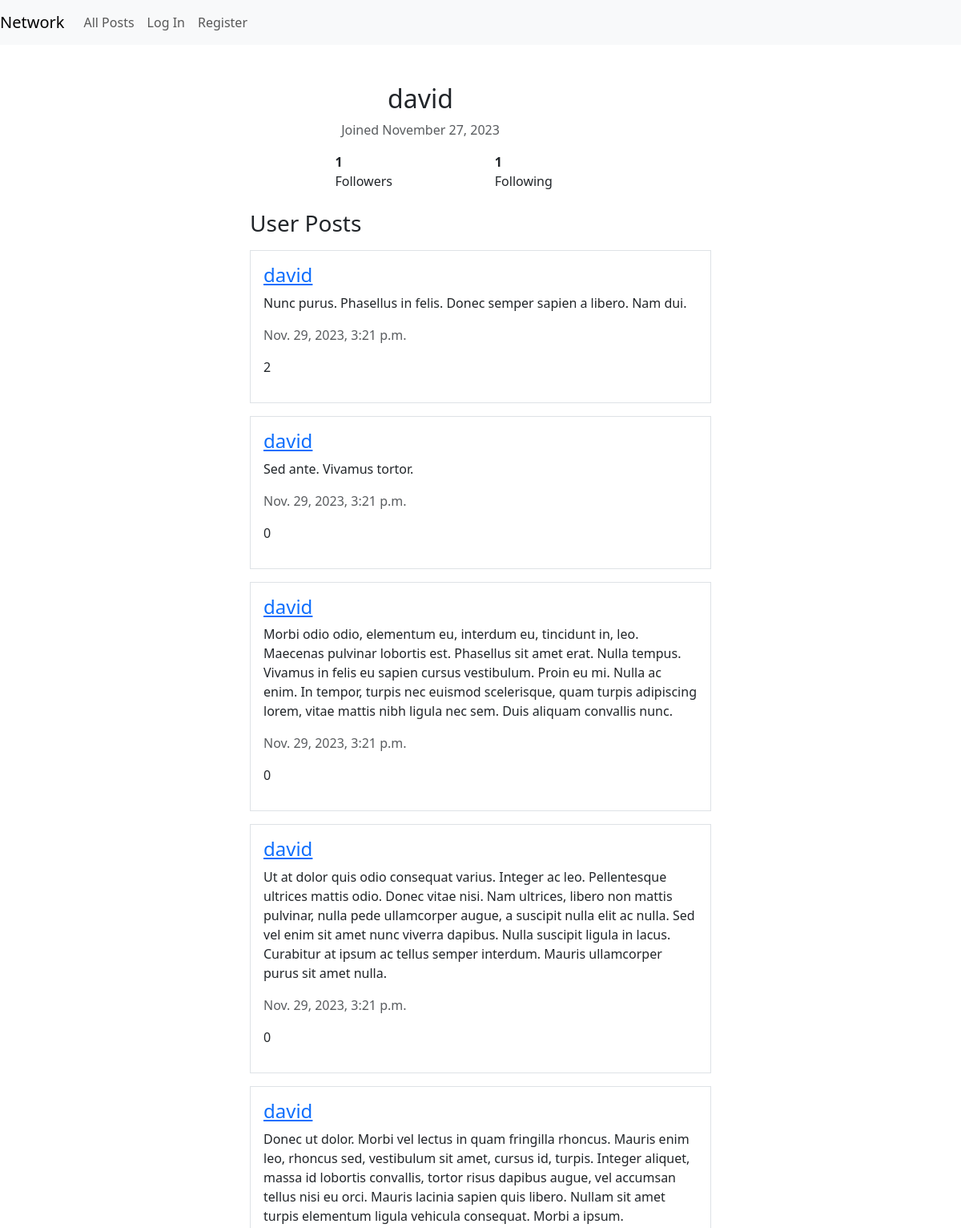
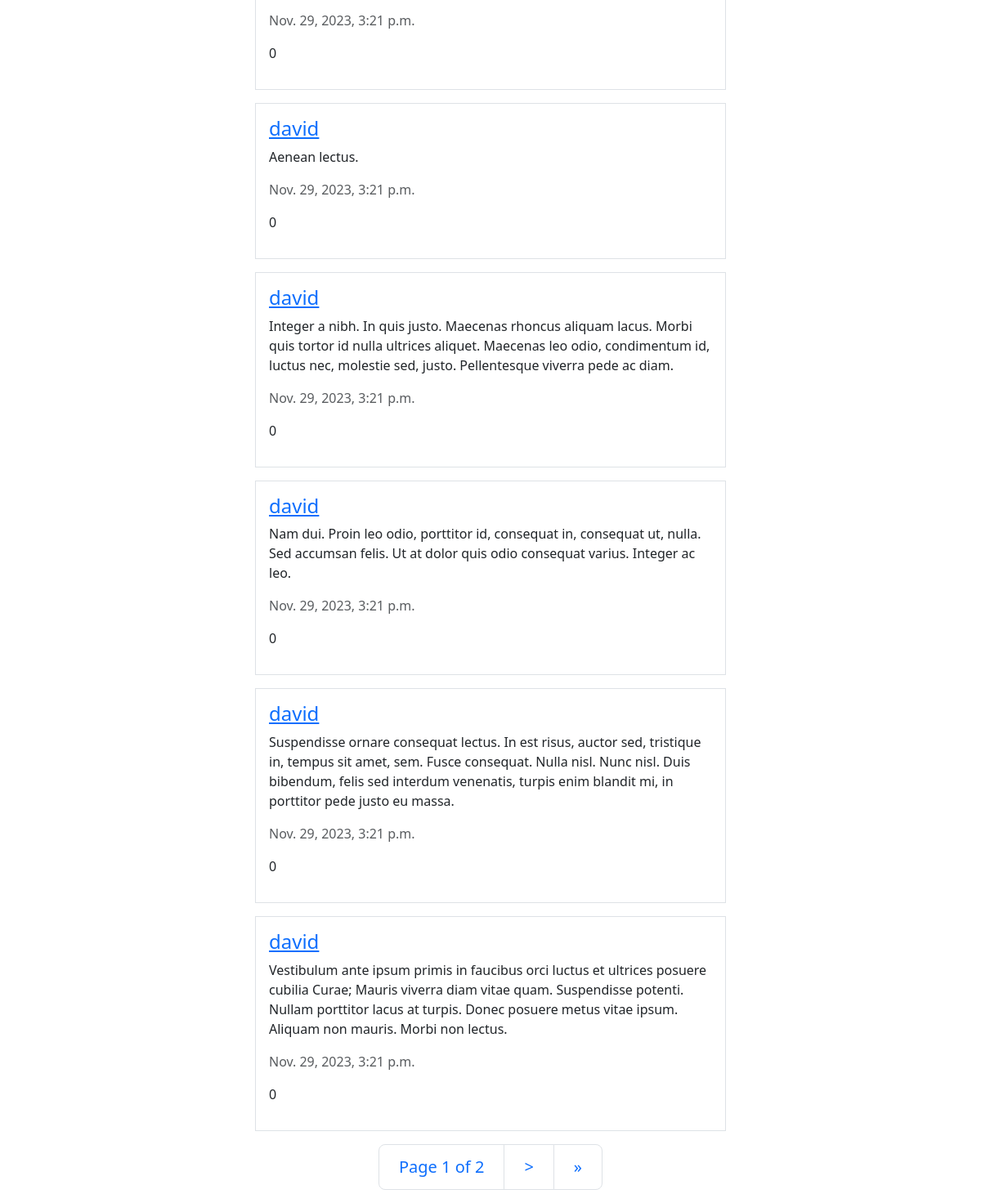
The page /users/david/ on the database its author committed (2 pictures, top to bottom).
### network/models.py (models this page shows, shortened)
class User(AbstractUser):
    def follow(self, user):
        Follow.objects.create(follower=self, following=user)

class Post(models.Model):
    poster = models.ForeignKey(User, on_delete=models.CASCADE, related_name="posts")
    body = models.TextField(max_length=1000)
    date_time = models.DateTimeField(auto_now_add=True)
    likes = models.ManyToManyField(User, related_name="liked_posts", blank=True)

### network/views.py (the view)
# urls.py: path("users/<str:username>/", views.profile_view, name="profile"),
def profile_view(request, username):
    user = get_object_or_404(User, username=username)
    return render(request, "network/profile.html", {
        "object": user,
        "page_obj": paginate(request, Post.objects.filter(poster=user).order_by("-date_time")),
        "is_following": request.user.is_following(user) if request.user.is_authenticated else False
    })

### network/views.py (called while the page is built)
def paginate(request, queryset):
    p = Paginator(queryset, 10)
    page_num = request.GET.get("page", 1)
    page_obj = p.get_page(page_num)
    return page_obj

### network/templates/network/profile.html (shortened to what this page needs)
{% extends "network/layout.html" %}
{% block body %}
<div class="container mt-5 mx-auto w-50">
    <div class="row">
        <div class="col-md-9">
            <h2 class="text-center">{{ object.username }}</h2>
            <p class="text-muted text-center">Joined {{ object.date_joined|date:"F d, Y" }}</p>
            <div class="d-flex mx-auto w-50" style="gap:60%">
                <div><strong id="follower-count">{{ object.followers.count }}</strong> Followers</div>
                <div><strong>{{ object.following.count }}</strong> Following</div>
            </div>
        </div>
    </div>
    <div class="row mt-4">
        <div class="col-md-12">
            <h3>User Posts</h3>
            {% for post in page_obj %}
                {% with post=post user=user counter=forloop.counter %}
                    {% include "network/post.html" with post=post user=user counter=counter %}
                {% endwith %}
            {% endfor %}
            {% include 'network/pagination.html' %}
        </div>
    </div>
</div>
{% endblock body %}

### network/templates/network/post.html (shortened to what this page needs)
<div class="border my-3 p-3 post-container" data-post-id={{post.id}} id="post-{{ post.id }}">
    <h4 class="post-poster"><a href="{% url 'profile' post.poster %}">{{ post.poster }}</a></h4>
    <p class='post-body'>{{ post.body}} </p>
    <p class="text-muted">{{ post.date_time }}</p>
    <p>
        {{ post.likes.count }}
    </p>
</div>

### rows shown on the page
User: username "david", date_joined "November 27, 2023", followers.count "1", following.count "1"
Post: poster "david", body "Nunc purus. Phasellus in felis. Donec semper sapien a libero. Nam dui.", date_time "Nov. 29, 2023, 3:21 p.m.", likes.count "2"
Post: poster "david", body "Sed ante. Vivamus tortor.", date_time "Nov. 29, 2023, 3:21 p.m.", likes.count "0"
Post: poster "david", body "Morbi odio odio, elementum eu, interdum eu, tincidunt in, leo. Maecenas pulvinar lobortis est. Phasellus sit amet erat. Nulla tempus. Vivamus in felis eu sapien cursus vestibulum. Proin eu mi. Nulla ac enim. In tempor, turpis nec euismod scelerisque, quam turpis adipiscing lorem, vitae mattis nibh ligula nec sem. Duis aliquam convallis nunc.", date_time "Nov. 29, 2023, 3:21 p.m.", likes.count "0"
Post: poster "david", body "Ut at dolor quis odio consequat varius. Integer ac leo. Pellentesque ultrices mattis odio. Donec vitae nisi. Nam ultrices, libero non mattis pulvinar, nulla pede ullamcorper augue, a suscipit nulla elit ac nulla. Sed vel enim sit amet nunc viverra dapibus. Nulla suscipit ligula in lacus. Curabitur at ipsum ac tellus semper interdum. Mauris ullamcorper purus sit amet nulla.", date_time "Nov. 29, 2023, 3:21 p.m.", likes.count "0"
Post: poster "david", body "Donec ut dolor. Morbi vel lectus in quam fringilla rhoncus. Mauris enim leo, rhoncus sed, vestibulum sit amet, cursus id, turpis. Integer aliquet, massa id lobortis convallis, tortor risus dapibus augue, vel accumsan tellus nisi eu orci. Mauris lacinia sapien quis libero. Nullam sit amet turpis elementum ligula vehicula consequat. Morbi a ipsum.", date_time "Nov. 29, 2023, 3:21 p.m.", likes.count "0"
Post: poster "david", body "Aenean lectus.", date_time "Nov. 29, 2023, 3:21 p.m.", likes.count "0"
Post: poster "david", body "Integer a nibh. In quis justo. Maecenas rhoncus aliquam lacus. Morbi quis tortor id nulla ultrices aliquet. Maecenas leo odio, condimentum id, luctus nec, molestie sed, justo. Pellentesque viverra pede ac diam.", date_time "Nov. 29, 2023, 3:21 p.m.", likes.count "0"
Post: poster "david", body "Nam dui. Proin leo odio, porttitor id, consequat in, consequat ut, nulla. Sed accumsan felis. Ut at dolor quis odio consequat varius. Integer ac leo.", date_time "Nov. 29, 2023, 3:21 p.m.", likes.count "0"
Post: poster "david", body "Suspendisse ornare consequat lectus. In est risus, auctor sed, tristique in, tempus sit amet, sem. Fusce consequat. Nulla nisl. Nunc nisl. Duis bibendum, felis sed interdum venenatis, turpis enim blandit mi, in porttitor pede justo eu massa.", date_time "Nov. 29, 2023, 3:21 p.m.", likes.count "0"
Post: poster "david", body "Vestibulum ante ipsum primis in faucibus orci luctus et ultrices posuere cubilia Curae; Mauris viverra diam vitae quam. Suspendisse potenti. Nullam porttitor lacus at turpis. Donec posuere metus vitae ipsum. Aliquam non mauris. Morbi non lectus.", date_time "Nov. 29, 2023, 3:21 p.m.", likes.count "0"

### other values the page prints
{{ page_obj.number }} "1"
{{ page_obj.paginator.num_pages }} "2"
